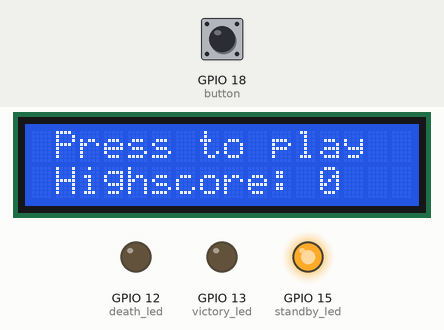
Bench run of a program on a simulated Raspberry Pi (BCM pin numbers). Parts: 16×2 character LCD, output pins drawn as LEDs (lit = HIGH). Dashed ring = blinking. Inputs (shaded band) come from the test bench; at power-on: GPIO 18 (button) HIGH. Files the program writes start out absent; random numbers come from a fixed seed; files that are not in the repository are absent; the clock reads 2024-03-15 10:24:30 at power-on unless the program sets it.

Above: at 5.0 s.
5.1 s: GPIO 18 (button) pulled LOW for 0.15 s
At 5.3 s:
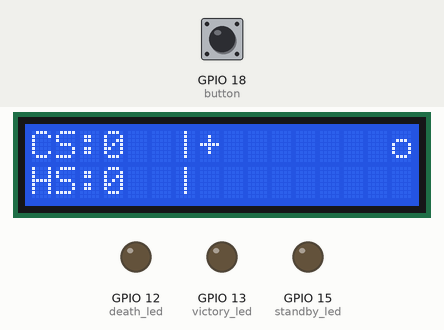
5.8 s: GPIO 18 (button) pulled LOW for 0.15 s
At 6.25 s:
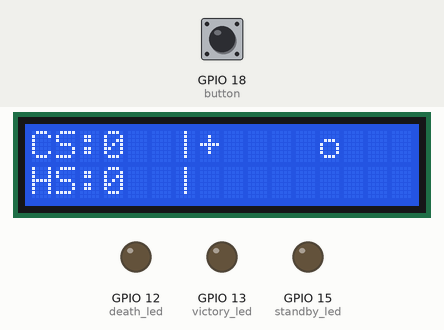
6.5 s: GPIO 18 (button) pulled LOW for 3.2 s
At 7.9 s:
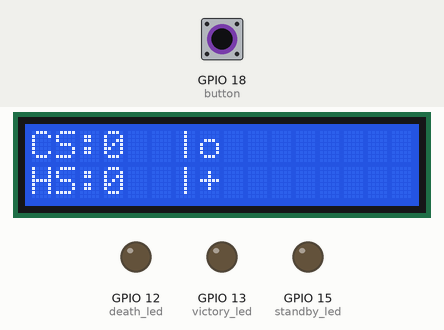
11.2 s: GPIO 18 (button) pulled LOW for 3.2 s
At 14.41 s:
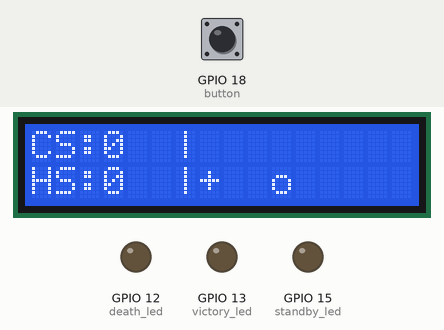
15.0 s: GPIO 18 (button) pulled LOW for 1 s
At 16.0 s:
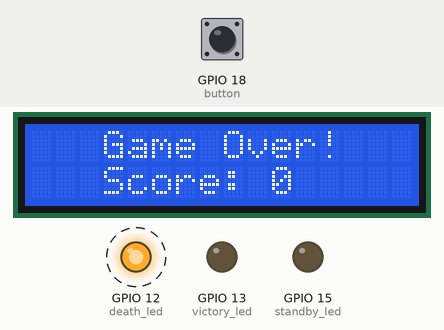
Timing chart, 0 to 21.3 s (numbered marks = the images above; inputs shaded):
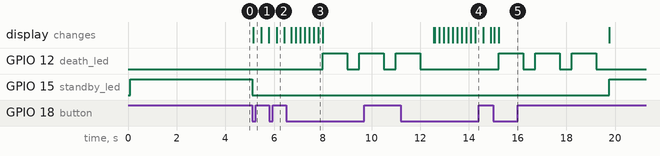

Measured:
- after the input at 5.1 s, GPIO 15 (standby_led): HIGH → LOW at once; the display: changes at once (image 1)
- by itself, GPIO 12 (death_led): alternates HIGH for 1.0 s and LOW for 0.50 s, 6 changes in all, then stays LOW

The program:

avoid_game2.py
```python
from gpiozero import Button, LED
from RPLCD.i2c import CharLCD
from time import sleep, time
from random import randint

# Button and LEDs
button = Button(18, pull_up=True)  # GPIO18
standby_led = LED(15)  # GPIO15
victory_led = LED(13)  # GPIO13
death_led = LED(12)    # GPIO12

# LCD setup
lcd = CharLCD(i2c_expander='PCF8574', address=0x27, port=1, cols=16, rows=2, charmap='A00')
lcd.clear()

# Functions
def lobby():
    lcd.clear()
    lcd.cursor_pos = (0, 1)
    lcd.write_string("Press to play")
    lcd.cursor_pos = (1, 1)
    lcd.write_string(f"Highscore: {highscore}")
    while button.is_pressed is False:
        standby_led.on()
    standby_led.off()
    lcd.clear()

def move_player_pos(player_pos_y):
    return 1 if player_pos_y == 0 else 0

def choose_obstacle_pos_y():
    return randint(0, 1)

def move_obstacle(score, player_pos_x, obstacle_pos_x, obstacle_pos_y):
    if obstacle_pos_x <= player_pos_x:
        obstacle_pos_y = choose_obstacle_pos_y()
        score += 1
        return 15, obstacle_pos_y, score  # Reset to the right side and increase score
    else:
        obstacle_pos_x -= 1
        return obstacle_pos_x, obstacle_pos_y, score

def check_highscore(score, highscore):
    with open('highscore.txt', 'w') as file:
        file.write(str(max(score, highscore)))
    return max(score, highscore)

def check_death(player_pos_x, player_pos_y, obstacle_pos_x, obstacle_pos_y):
    if player_pos_x == obstacle_pos_x and player_pos_y == obstacle_pos_y:
        lcd.clear()
        lcd.cursor_pos = (0, 3)
        lcd.write_string("Game Over!")
        lcd.cursor_pos = (1, 3)
        lcd.write_string(f"Score: {score}")
        for _ in range(3):
            death_led.on()
            sleep(1)
            death_led.off()
            sleep(0.5)
        main()

def check_victory(score, highscore):
    if score >= 100:
        sleep(1)
        lcd.clear()
        lcd.cursor_pos = (0, 4)
        lcd.write_string("You Won!")
        lcd.cursor_pos = (1, 3)
        lcd.write_string(f"Score: {score}")
        for _ in range(3):
            victory_led.on()
            sleep(1)
            victory_led.off()
            sleep(0.5)
        main()

# Variables
try:
    with open('highscore.txt', 'r') as file:
        highscore = int(file.read())
except FileNotFoundError:
    highscore = 0

score = 0
player_pos_x = 7
player_pos_y = 0
obstacle_pos_x = 15
obstacle_pos_y = choose_obstacle_pos_y()
start_time = time()
interval_limit = 0.3  # Interval for moving the obstacle (seconds)

# Main Game Function
def main():
    global score, highscore, player_pos_x, player_pos_y, obstacle_pos_x, obstacle_pos_y, start_time, interval_limit
    obstacle = "o"
    player = "+"
    score_label = "CS:"
    highscore_label = "HS:"
    interval_limit = 0.3
    score = 0
    player_pos_x = 7
    player_pos_y = 0
    obstacle_pos_x = 15
    obstacle_pos_y = choose_obstacle_pos_y()
    lobby()

    while True:
        lcd.clear()
        lcd.cursor_pos = (0, 0)
        lcd.write_string(f"{score_label}{score}")
        lcd.cursor_pos = (1, 0)
        lcd.write_string(f"{highscore_label}{highscore}")

        lcd.cursor_pos = (0, 6)
        lcd.write_string("|")
        lcd.cursor_pos = (1, 6)
        lcd.write_string("|")

        lcd.cursor_pos = (player_pos_y, player_pos_x)
        lcd.write_string(player)

        lcd.cursor_pos = (obstacle_pos_y, obstacle_pos_x)
        lcd.write_string(obstacle)

        # Move the player when the button is pressed
        if button.is_pressed:
            player_pos_y = move_player_pos(player_pos_y)
            sleep(0.15)  # Small delay to debounce

        # Move the obstacle after the interval
        if time() - start_time >= interval_limit:
            start_time = time()
            interval_limit = max(interval_limit - 0.01, 0.1)  # Increase speed, limit to 0.1s
            obstacle_pos_x, obstacle_pos_y, score = move_obstacle(score, player_pos_x, obstacle_pos_x, obstacle_pos_y)

        check_death(player_pos_x, player_pos_y, obstacle_pos_x, obstacle_pos_y)
        highscore = check_highscore(score, highscore)
        check_victory(score, highscore)

# Start Game
main()
```
